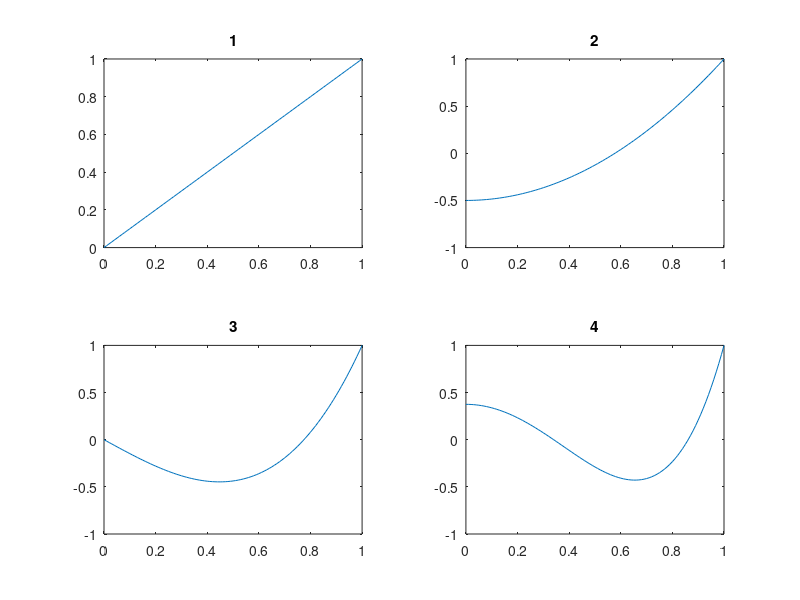

MATLAB code to generate this figure:
l = [
  0, 0, 0, 1, 0;
  0, 0, 3/2, 0, -1/2;
  0, 5/2, 0, -3/2, 0;
  35/8, 0, -15/4, 0, 3/8
];

r = 2;
c = 2;
x = 0:0.01:1;

for n=1:r*c
    subplot(r,c,n);
    plot(x, polyval(l(n, :), x));
    title(n)
endfor
